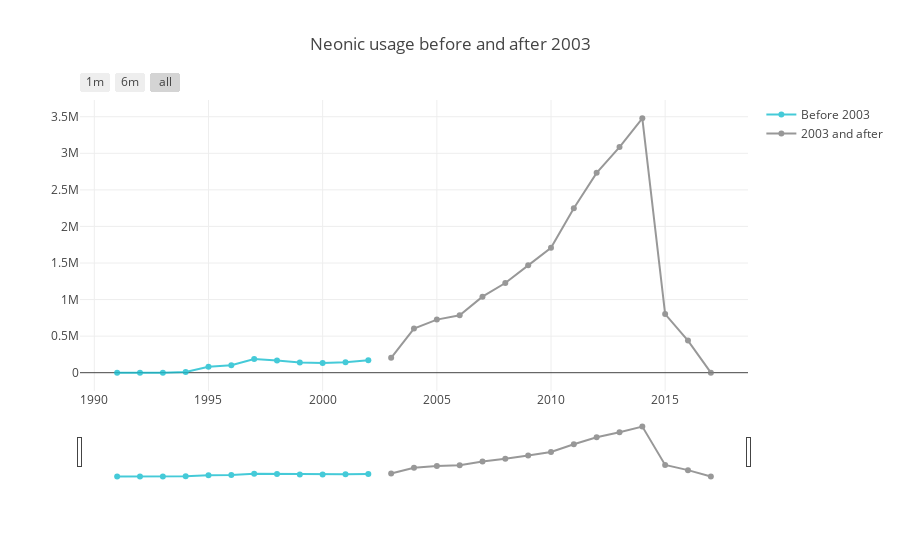

Source (notebook cell):
### Markdown cell above
# Let's start small
<b>Exploring neonic amounts used before and after 2003</b>

### Code cell
#df_pre_2003.groupby(['year'])['nAllNeonic'].sum().plot(color='red')
#plt.title("Neonic usage prior to 2003")
df_summed = df_pre_2003.groupby(['year']) ['nAllNeonic'].sum().reset_index()
df_summed2= df_2003.groupby(['year']) ['nAllNeonic'].sum().reset_index()
#data=[go.Bar(x=df_summed.year, y=df_summed.nAllNeonic)]

#iplot(data, filename='testbar')
trace_high = go.Scatter(
    x=df_summed.year,
    y=df_summed.nAllNeonic,
    name = "Before 2003",
    line = dict(color = '#17BECF'),
    opacity = 0.8)

trace_low = go.Scatter(
    x=df_summed2.year,
    y=df_summed2.nAllNeonic,
    name = "2003 and after",
    line = dict(color = '#7F7F7F'),
    opacity = 0.8)

data = [trace_high,trace_low]

layout = dict(
    title='Neonic usage before and after 2003',
    xaxis=dict(
        rangeselector=dict(
            buttons=list([
                dict(count=5,
                     label='1m',
                     step='year',
                     stepmode='backward'),
                dict(count=22,
                     label='6m',
                     step='year',
                     stepmode='backward'),
                dict(step='all')
            ])
        ),
        rangeslider=dict(
            visible = True
        ),
        type='date'
    )
)

fig = dict(data=data, layout=layout)
iplot(fig, filename = "Time Series with Rangeslider")

### Figure 1 — Plotly figure (JSON) as saved in the notebook; plotly's stock layout.template omitted (floating-point values rounded to 4 significant figures)
{"data": [{"line": {"color": "#17BECF"}, "name": "Before 2003", "opacity": 0.8, "type": "scatter", "uid": "a7265c9a-fdb8-11e8-991f-d05099a30b15", "x": [1991, 1992, 1993, 1994, 1995, 1996, 1997, 1998, 1999, 2000, 2001, 2002], "y": [0, 0, 0, 11210.0, 82130.0, 101000.0, 185900.0, 166300.0, 140200.0, 133900.0, 143700.0, 168700.0]}, {"line": {"color": "#7F7F7F"}, "name": "2003 and after", "opacity": 0.8, "type": "scatter", "uid": "a7265c9b-fdb8-11e8-a56c-d05099a30b15", "x": [2003, 2004, 2005, 2006, 2007, 2008, 2009, 2010, 2011, 2012, 2013, 2014, 2015, 2016, 2017], "y": [203300.0, 604100.0, 725900.0, 784600.0, 1040000.0, 1226000.0, 1468000.0, 1709000.0, 2247000.0, 2733000.0, 3085000.0, 3478000.0, 801100.0, 438800.0, 0]}], "layout": {"title": "Neonic usage before and after 2003", "xaxis": {"rangeselector": {"buttons": [{"count": 5, "label": "1m", "step": "year", "stepmode": "backward"}, {"count": 22, "label": "6m", "step": "year", "stepmode": "backward"}, {"step": "all"}]}, "rangeslider": {"visible": true}, "type": "date"}}}
